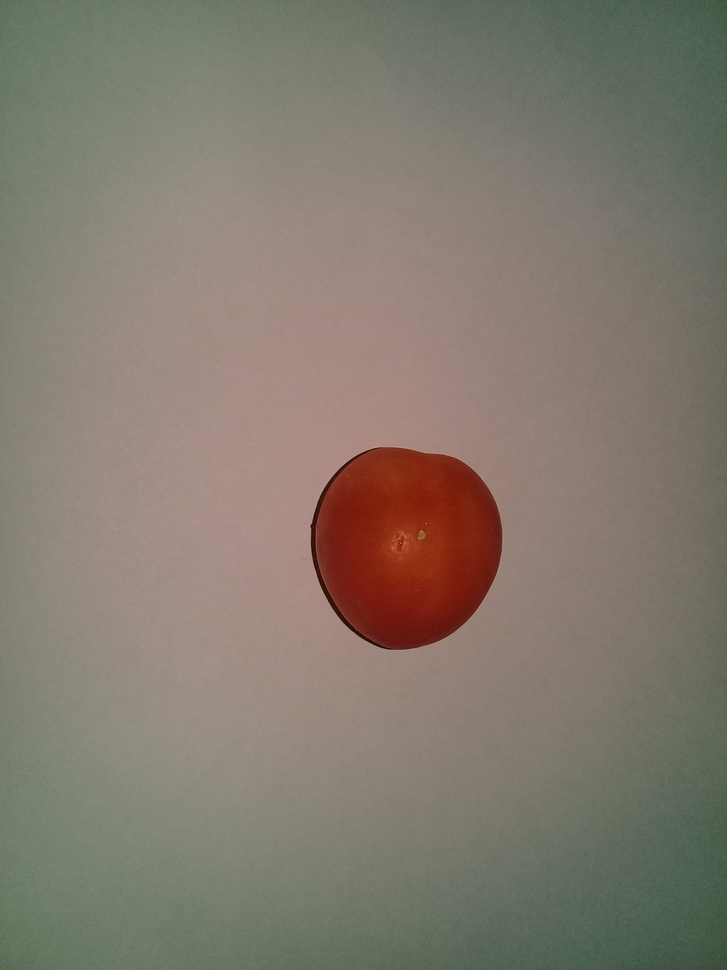
#> input picture img/A.jpg, 727 x 970 px, shrunk from 2448 x 3264 before the run, found by its file name
$ python RGB.py
#> lines starting #> are read from the running program, lines starting #| are printed output that depends on the picture
import cv2
from matplotlib import pyplot as plt

img = cv2.imread("A.jpg", 0)
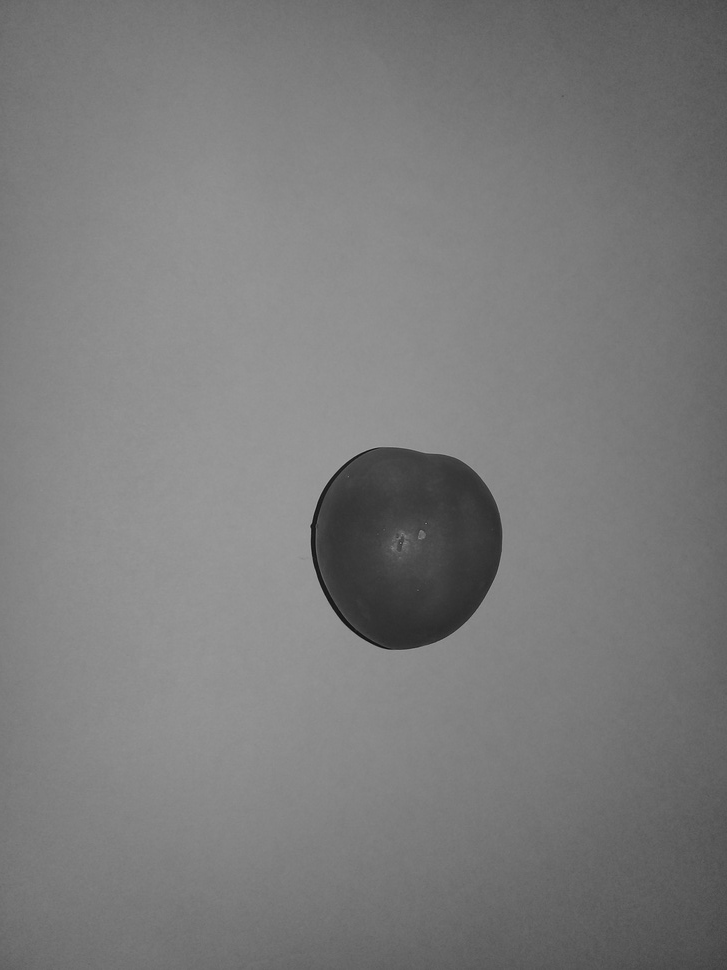
#> img: shape (970, 727); min 11, max 166, mean 123.1
pix_val = list(img)
#> pix_val = 970 items
plt.plot(pix_val)
plt.show()
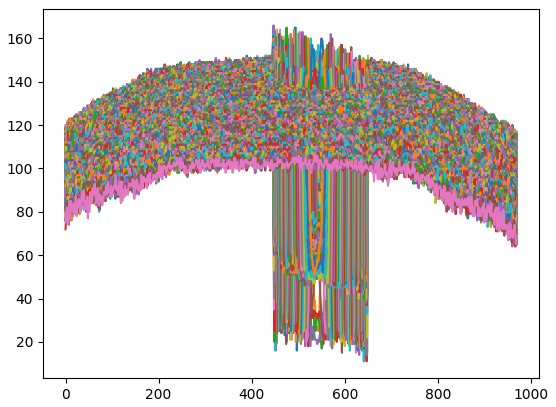
#> figure drawn by matplotlib, 1 panel; curve peaks at x = 454, y = 131; curve peaks at x = 512, y = 131; curve peaks at x = 448, y = 131

$ run again, with img/2c.jpg copied over img/A.jpg
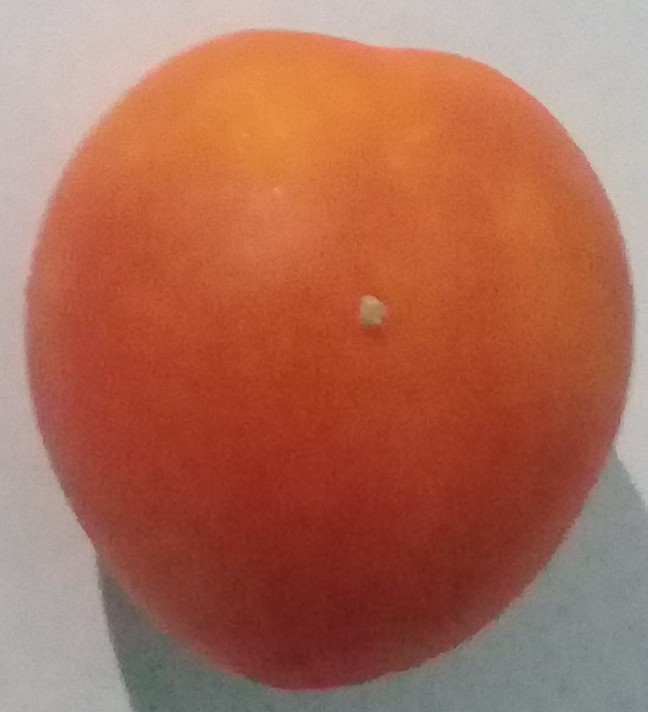
#> input picture img/2c.jpg, 648 x 712 px, found by its file name
#> `img = cv2.imread("A.jpg", 0)`:
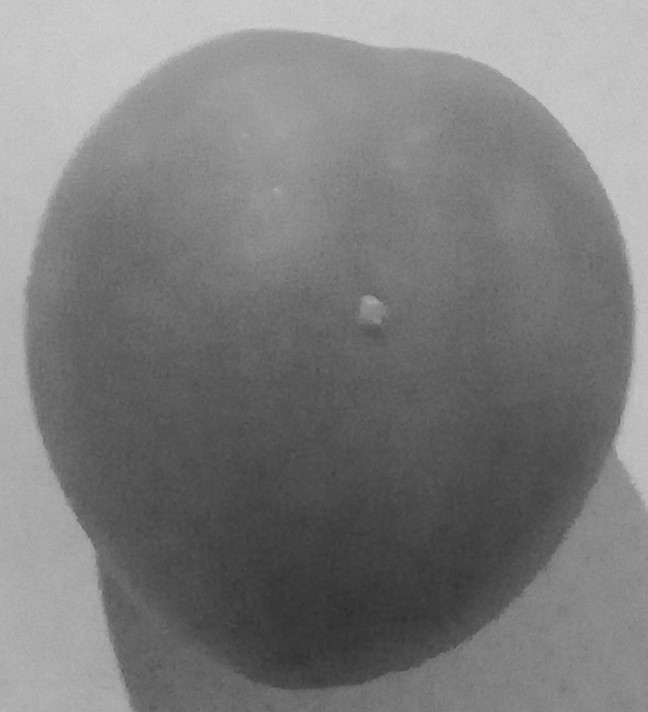
#> img: shape (712, 648); min 46, max 208, mean 124
#> pix_val = 712 items
#> `plt.show()`:
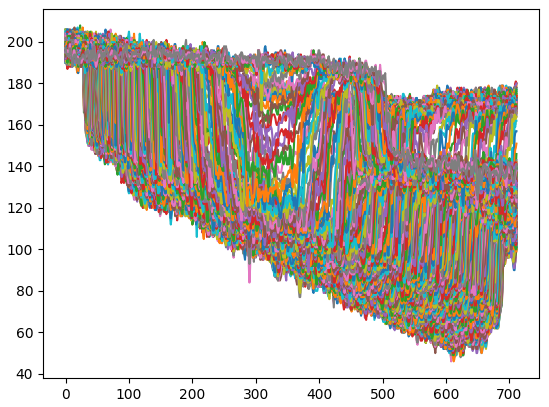
#> figure drawn by matplotlib, 1 panel; curve peaks at x = 16, y = 202; curve peaks at x = 16, y = 201; curve peaks at x = 15, y = 200
